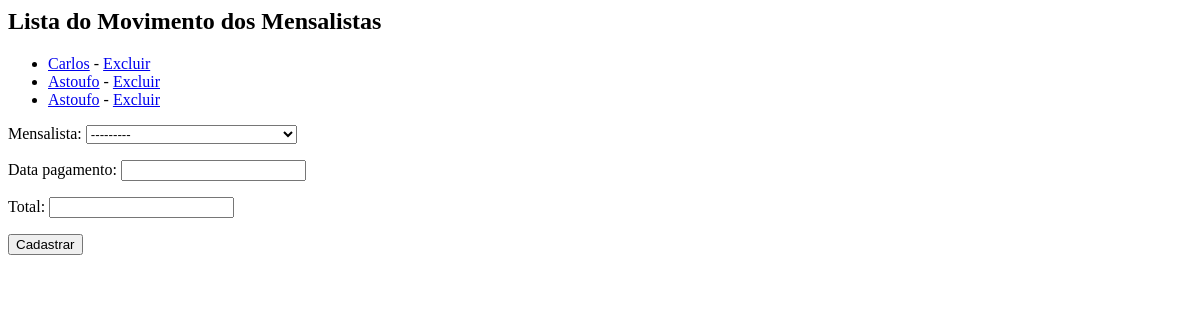
Before: /core/mov-mensalistas/ with the older database file.
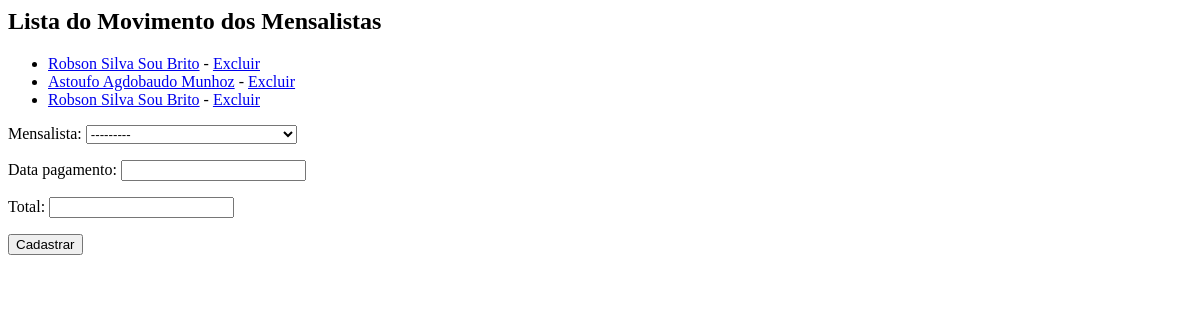
After: the same page with the newer database file.
### core/models.py (models this page shows, shortened)
class MovMensalista(models.Model):
    mensalista = models.ForeignKey(Mensalista, on_delete=models.CASCADE)
    data_pagamento = models.DateField()
    total = models.DecimalField(max_digits=6, decimal_places=2)

class Mensalista(models.Model):
    veiculo = models.ForeignKey(Veiculo, on_delete=models.CASCADE)
    inicio = models.DateField()
    valor_mes = models.DecimalField(max_digits=6, decimal_places=2)
    def __str__(self):
        return str(self.veiculo) + ' - ' + datetime.strftime(self.inicio, '%d/%m/%Y')

class Veiculo(models.Model):
    proprietario = models.ForeignKey(Pessoa, on_delete=models.CASCADE)
    marca = models.ForeignKey(Marca, on_delete=models.CASCADE)
    modelo = models.CharField(max_length=60)
    placa = models.CharField(max_length=8)
    cor = models.CharField(max_length=20)
    observacoes = models.TextField('Observações', null=True, blank=True)
    def __str__(self):
        return self.modelo + ' '+ self.placa

class Pessoa(models.Model):
    nome = models.CharField(max_length=60)
    telefone = models.CharField(max_length=20)
    endereco = models.CharField(max_length=200)

### core/views.py (the view)
# urls.py: path('mov-mensalistas/', views.lista_movmensalistas, name='lista_movmensalistas'),
def lista_movmensalistas(request):
    mov_menslistas = models.MovMensalista.objects.all()
    form = forms.MovMensalistaForm()
    context_data = {'mov_mensalistas':mov_menslistas, 'form': form}
    return render(request, 'core/lista-movmensalistas.html', context_data)

### core/forms.py
class MovMensalistaForm(forms.ModelForm):
    class Meta:
        fields = ('__all__')
        model = models.MovMensalista

### core/templates/core/lista-movmensalistas.html (shortened to what this page needs)
<h2>Lista do Movimento dos Mensalistas</h2>
<ul>
    {% for mov_mensalista in mov_mensalistas %}
        <li>
            <a href="{% url 'core:movmensalista_update' mov_mensalista.id %}"> {{ mov_mensalista.mensalista.veiculo.proprietario.nome }}</a> -
            <a href="{% url 'core:movmensalista_delete' mov_mensalista.id %}">Excluir</a>
        </li>
    {% endfor %}
</ul>
<form action="{% url 'core:movmensalista_novo' %}" method="post">
        {{form.as_p}}
        <input type="submit" value="Cadastrar">
    </form>

Changed rows visible on the page:
changed MovMensalista (number 1 of 3 on the later page): mensalista.veiculo.proprietario.nome "Carlos" → "Robson Silva Sou Brito"
changed through a linked row, MovMensalista: mensalista.veiculo.proprietario.nome "Astoufo" → "Astoufo Agdobaudo Munhoz"
changed MovMensalista (number 3 of 3 on the later page): mensalista.veiculo.proprietario.nome "Astoufo" → "Robson Silva Sou Brito"
